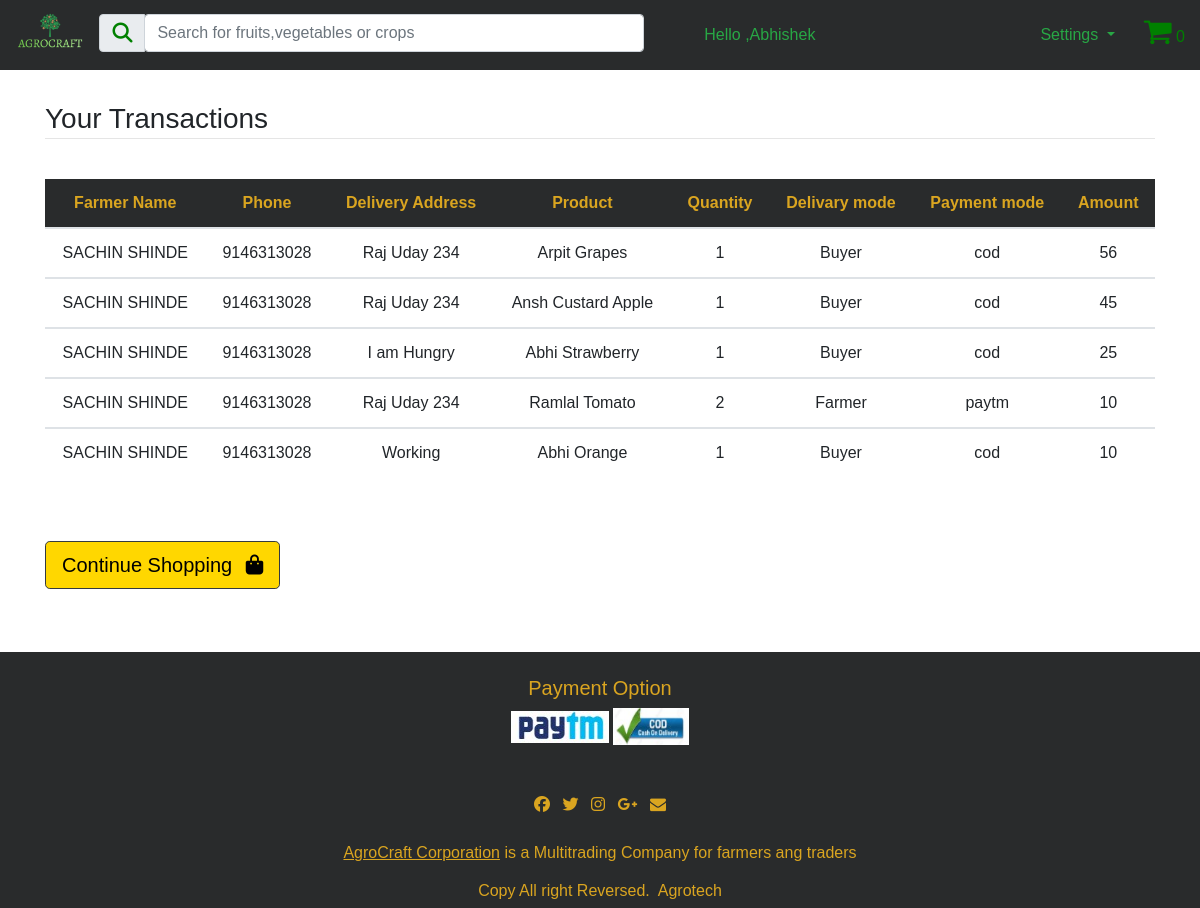
Screenshot of /agri/BuyerPortal2/Transaction.php (signed in) with the database file from the repository.
### tables this page shows
CREATE TABLE `farmerregistration` (
  `farmer_id` int(255) NOT NULL,
  `farmer_name` varchar(255) NOT NULL,
  `farmer_phone` bigint(10) NOT NULL,
  `farmer_address` text NOT NULL,
  `farmer_state` varchar(50) NOT NULL,
  `farmer_district` varchar(50) NOT NULL,
  `farmer_pan` varchar(10) NOT NULL,
  `farmer_bank` int(16) NOT NULL,
  `farmer_password` varchar(100) NOT NULL
);

CREATE TABLE `orders` (
  `order_id` int(255) NOT NULL,
  `product_id` int(255) NOT NULL,
  `qty` int(255) NOT NULL,
  `address` varchar(255) NOT NULL,
  `delivery` varchar(10) NOT NULL,
  `phonenumber` bigint(10) NOT NULL,
  `total` int(10) NOT NULL,
  `payment` varchar(10) NOT NULL,
  `buyer_phonenumber` bigint(10) NOT NULL
);

CREATE TABLE `products` (
  `product_id` int(100) NOT NULL,
  `farmer_fk` int(255) NOT NULL,
  `product_title` varchar(100) NOT NULL,
  `product_cat` varchar(100) NOT NULL,
  `product_type` varchar(100) NOT NULL,
  `product_expiry` varchar(25) NOT NULL,
  `product_image` text NOT NULL,
  `product_stock` int(100) NOT NULL,
  `product_price` int(100) NOT NULL,
  `product_desc` text NOT NULL,
  `product_keywords` text NOT NULL,
  `product_delivery` varchar(5) NOT NULL
);

### agri/BuyerPortal2/Transaction.php (the view, shortened to what this page needs)
<?php
include("../Functions/functions.php");
?>
<!DOCTYPE html>
<html lang="en">
<head>
    <link rel="stylesheet" href="https://maxcdn.bootstrapcdn.com/bootstrap/4.4.1/css/bootstrap.min.css">
    <link rel="stylesheet" href="https://cdnjs.cloudflare.com/ajax/libs/font-awesome/4.7.0/css/font-awesome.min.css">
</head>
<body>
    <nav class="navbar navbar-expand-xl ">
        <a class="float-left" href="bhome.php">
            <img src="agro.png" class="float-left mr-2 moblogo" alt="Logo" style="height:50px;">
        </a>
        <div class="collapse navbar-collapse" id="navbarSupportedContent">
            <div class="input-group mb-1 ml-2 searchbox">
                <div class="input-group-prepend">
                    <div class="input-group-text"><i class="fas fa-search" style="font-size:20px;color:green; "></i></div>
                </div>
                <form action="SearchResult.php" method="get" enctype="multipart/form-data">
                    <input type="text" class="form-control " id="inlineFormInputGroup" name="search" placeholder="Search for fruits,vegetables or crops " style="width:500px;">
                </form>
            </div>
        </div>
        <div class=" flex-row-reverse right ">
            <div class="p-2 cart">
                <div class="icon2">
                    <a href="CartPage.php"> <i class="fa" style="font-size:30px; color:green">&#61562;</i></a>
                    <span id="icon" style="color:green"> <?php echo totalItems(); ?> </span>
                </div>
            </div>
            <div class="dropdown p-2 settings ">
                <button class="btn  dropdown-toggle text-success" type="button" id="dropdownMenuButton" data-toggle="dropdown" aria-haspopup="true" aria-expanded="false">
                    Settings
                </button>
            </div>
        </div>
    </nav>
    <br>
    <div class="container">
        <div class="text-left">
            <h3 class="mt-2">Your Transactions </h3>
            <hr style="margin-top:-0.5%">
        </div>
        <br>
        <table class="table">
            <thead>
                <th>Farmer Name</th>
                <th>Phone</th>
                <th>Delivery Address</th>
                <th>Product</th>
                <th>Quantity</th>
                <th>Delivary mode</th>
                <th>Payment mode</th>
                <th>Amount</th>
            </thead>
            <tbody>
                <?php
                global $con;
                if (isset($_SESSION['phonenumber'])) {
                    $sess_phone_number = $_SESSION['phonenumber'];
                    $sel_price = "select * from orders where buyer_phonenumber = '$sess_phone_number'";
                    $run_price = mysqli_query($con, $sel_price);
                    while ($p_price = mysqli_fetch_array($run_price)) {
                        $product_id = $p_price['product_id'];
                        $qty = $p_price['qty'];
                        $total = $p_price['total'];
                        $address = $p_price['address'];
                        $delivery = $p_price['delivery'];
                        $payment = $p_price['payment'];
                        $pro_price = "select * from products where product_id='$product_id'";
                        $run_pro_price = mysqli_query($con, $pro_price);
                        while ($pp_price = mysqli_fetch_array($run_pro_price)) {
                            $product_title = $pp_price['product_title'];
                            $farmer_id = $pp_price['farmer_fk'];
                            $query_name = "select * from farmerregistration where farmer_id = $farmer_id";
                            $run_query_name = mysqli_query($con, $query_name);
                            while ($names = mysqli_fetch_array($run_query_name)) {
                                $farmer_name = $names['farmer_name'];
                                $farmer_phone = $names['farmer_phone'];
                ?>
                                <tr>
                                    <td data-label="Farmer name"><?php echo $farmer_name; ?> </td>
                                    <td data-label="Phone"><?php echo $farmer_phone; ?> </td>
                                    <td data-label="Address"><?php echo $address; ?> </td>
                                    <td data-label="Product"><?php echo $product_title; ?> </td>
                                    <td data-label="Quantity"><?php echo $qty; ?> </td>
                                    <td data-label="Delivary mode"><?php echo $delivery; ?> </td>
                                    <td data-label="Payment mode"><?php echo $payment; ?> </td>
                                    <td data-label="Amount"><?php echo $total; ?> </td>
                                </tr>
            </tbody>
<?php
                            }
                        }
                    }
                } else {
                    echo "<h1 align = center>Please Login First!</h1><br><br><hr>";
                } ?>
        </table>
        <br><br>
        <a href="bhome.php">
            <button type="button" class="btn  btn-lg border border-dark" style="background-color:#FFD700;color:black;">Continue Shopping
                <i class="fas fa-shopping-bag ml-2" aria-hidden="true"></i></button>
        </a>
    </div>
    <br><br>
    <section id="footer" class="myfooter">
        <div class="container">
            <div class="row text-center text-xs-center text-sm-left text-md-left">
                <div class="col aligncenter">
                    <br>
                    <h5>Payment Option</h5>
                    <img src="../Images/Website/paytm1.jpg" alt="paytm">
                    <img src="../Images/Website/cod.jpg" alt="paytm" style="height:37px">
                </div>
            </div>
            <div class="row">
                <div class="col-xs-12 col-sm-12 col-md-12 mt-2 mt-sm-5">
                    <ul class="list-unstyled list-inline social text-center">
                        <li class="list-inline-item"><a href="javascript:void();"><i class="fa fa-facebook"></i></a></li>
                        <li class="list-inline-item"><a href="javascript:void();"><i class="fa fa-twitter"></i></a></li>
                        <li class="list-inline-item"><a href="javascript:void();"><i class="fa fa-instagram"></i></a></li>
                        <li class="list-inline-item"><a href="javascript:void();"><i class="fa fa-google-plus"></i></a></li>
                        <li class="list-inline-item"><a href="javascript:void();" target="_blank"><i class="fa fa-envelope"></i></a></li>
                    </ul>
                </div>
            </div>
            <div class="row">
                <div class="col-xs-12 col-sm-12 col-md-12 mt-2 mt-sm-2 text-center">
                    <p><u><a href="https://www.agrocraft.com/">AgroCraft Corporation</a></u> is a Multitrading Company for farmers ang traders</p>
                    <p class="h6">Copy All right Reversed.<a class="text-green ml-2" href="https://www.google.com" target="_blank">Agrotech</a></p>
                </div>
            </div>
        </div>
</body>
</html>

### agri/BuyerPortal2/Transaction.php (style rules this page uses)
body { margin: 0; padding: 0px; font-family: sans-serif; }
* { box-sizing: border-box; }
.table { width: 100%; border-collapse: collapse; }
.table td, .table th { padding: 12px 15px; border: 0px solid #ddd; text-align: center; font-size: 16px; }
.table th { background-color: #292b2c; color: goldenrod; }
.myfooter { background-color: #292b2c; color: goldenrod; margin-top: 15px; }
.aligncenter { text-align: center; }
a { color: goldenrod; }
* { margin: 0; padding: 0; box-sizing: border-box; }
nav { background-color: #292b2c; }
.right { display: flex; }
.cart { margin-right: -9px; }
.searchbox { width: 60%; }
.logins { text-align: center; margin-right: -30%; margin-left: 35%; }

### rows the page displays
orders: address "Raj Uday 234", qty "1", delivery "Buyer", payment "cod", total "56"
products: product_title "Arpit Grapes"
farmerregistration: farmer_name "SACHIN SHINDE", farmer_phone "9146313028"
orders: address "Raj Uday 234", qty "1", delivery "Buyer", payment "cod", total "45"
products: product_title "Ansh Custard Apple"
orders: address "I am Hungry", qty "1", delivery "Buyer", payment "cod", total "25"
products: product_title "Abhi Strawberry"
orders: address "Raj Uday 234", qty "2", delivery "Farmer", payment "paytm", total "10"
products: product_title "Ramlal Tomato"
orders: address "Working", qty "1", delivery "Buyer", payment "cod", total "10"
products: product_title "Abhi Orange"

### other values shown
totalItems() "0"
